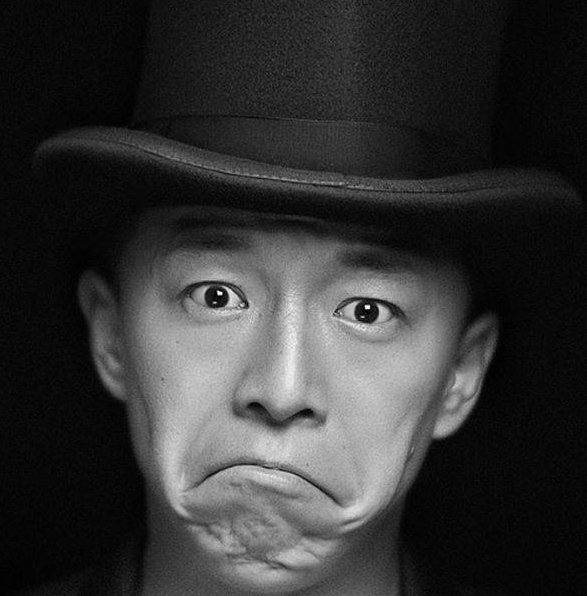
//> input picture 07.jpg, 587 x 596 px
$ ./edgedetect 07.jpg out.png   (built with g++ and OpenCV 4)
//> lines starting //> are read from the running program, lines starting //| are printed output that depends on the picture
#include "opencv2/opencv.hpp"
using namespace cv;
using namespace std;


int main(int argc, char* argv[]) {

    Mat src,gray;
    src = imread(argv[1]);
//> src is the input picture: 596 rows x 587 cols, CV_8UC3; min 0, max 255, mean 51.6
    cvtColor(src, gray, CV_BGR2GRAY);
    const int MEDIAN_BLUR_FILTER_SIZE = 7;
    medianBlur(gray, gray, MEDIAN_BLUR_FILTER_SIZE);
    Mat edges;
    const int LAPLACIAN_FILTER_SIZE = 5;
    Laplacian(gray, edges, CV_8U, LAPLACIAN_FILTER_SIZE);
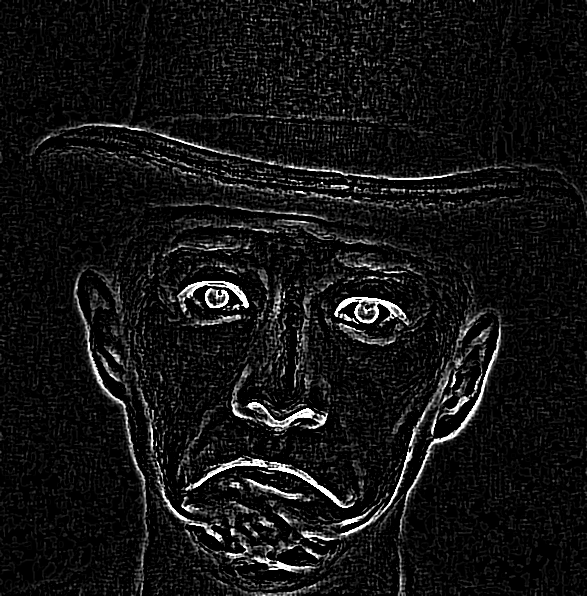
//> edges: 596 rows x 587 cols, CV_8UC1; min 0, max 255, mean 19

    Mat mask;
    const int EDGES_THRESHOLD = 80;
    threshold(edges, mask, EDGES_THRESHOLD, 255, THRESH_BINARY_INV);
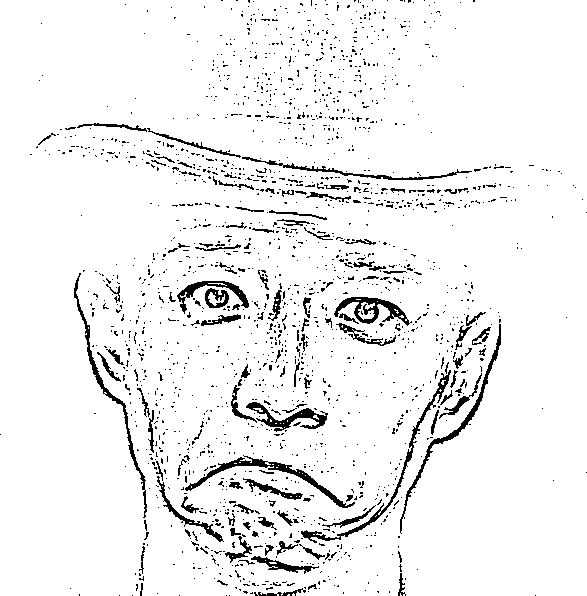
//> mask: 596 rows x 587 cols, CV_8UC1; 94.2% white; black in thin lines or dots
    imwrite(argv[2], mask);
    waitKey(0);

}
